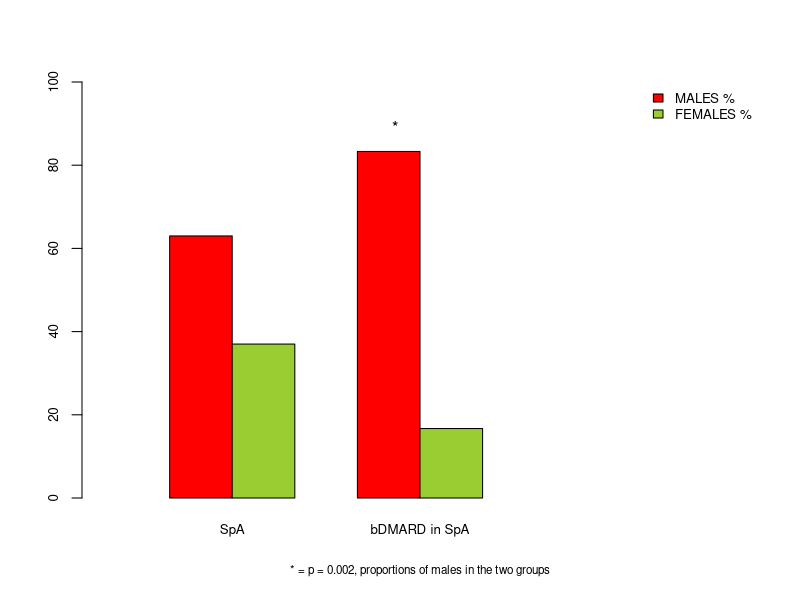

Source code (R):
setwd("~/Desktop/github/Rheuma")

mymatrix_SpA<- matrix(c(63, 37, 83.3, 16.7), 2, 2)
mymatrix_SpA
prop.test(mymatrix_SpA)

colnames(mymatrix_SpA)<- c("SpA", "bDMARD in SpA")
rownames(mymatrix_SpA)<- c("MALES", "FEMALES")

mymatrix_SpA
barplot(mymatrix_SpA, col = c("red", "yellowgreen"), beside = TRUE, xlim=c(0, 5), width= 0.5, ylim = c(0, 100), cex.axis = 0.8, cex.names = 0.8)

#let's do it stacked
#barplot(mymatrix, col = c("blue", "orange"), xlim=c(0, 5), width= 0.5, ylim = c(0, 100))

legend("topright", bty = "n", legend = c("MALES %", "FEMALES %"), fill = c("red", "yellowgreen"), cex= 0.8)

text(2.3, 90, "*")
title(xlab = "* = p = 0.002, proportions of males in the two groups", cex.lab = 0.7)

dev.copy(png, "longato_figure_4.png")
dev.off()